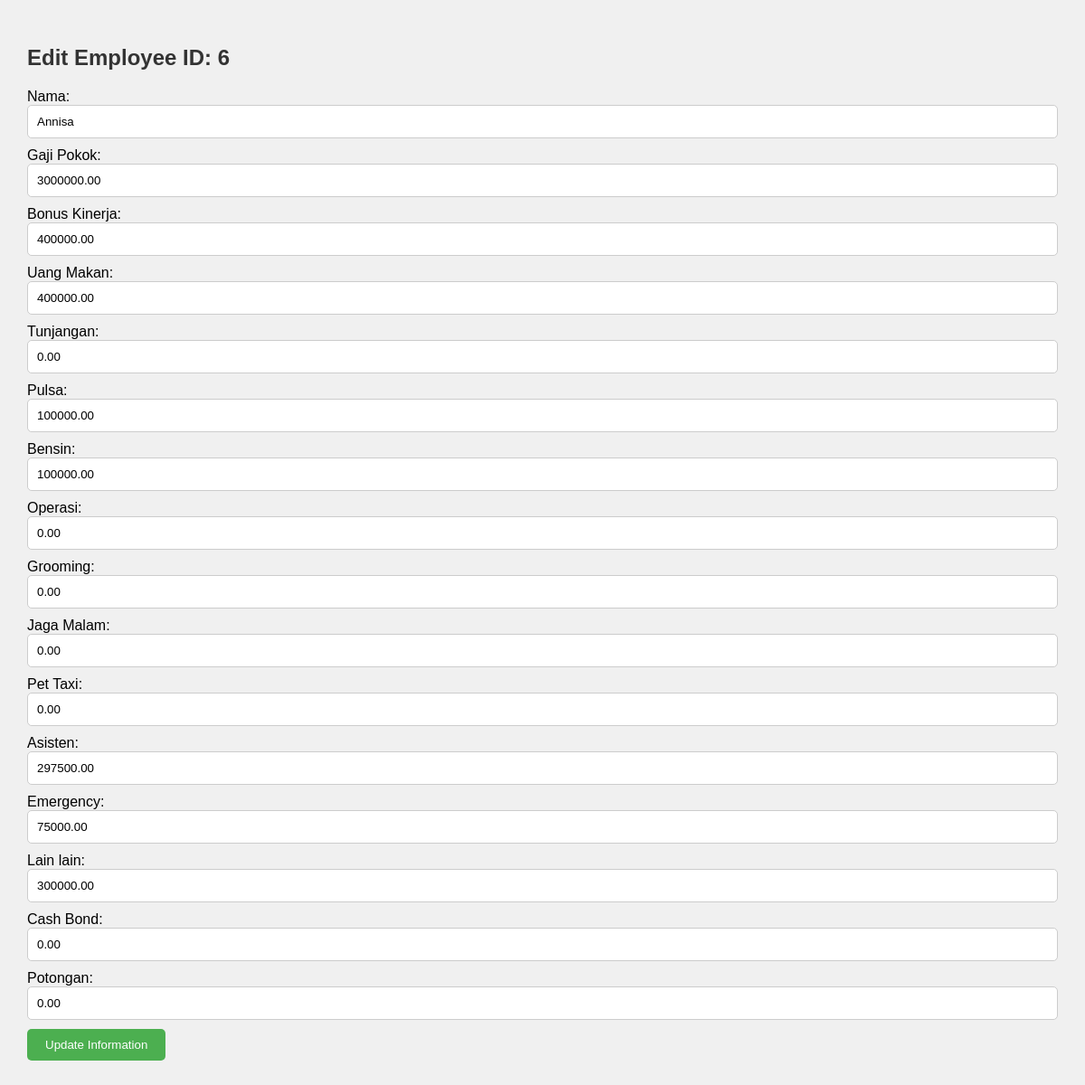
The app's page /edit_employee.php?id=6 with its own data.
### tables this page shows
CREATE TABLE `employees` (
  `id` int(11) NOT NULL,
  `nama` varchar(100) NOT NULL,
  `gaji_pokok` decimal(10,2) NOT NULL,
  `bonus_kinerja` decimal(10,2) NOT NULL,
  `uang_makan` decimal(10,2) NOT NULL,
  `tunjangan` decimal(10,2) NOT NULL,
  `pulsa` decimal(10,2) NOT NULL,
  `bensin` decimal(10,2) NOT NULL,
  `operasi` decimal(10,2) NOT NULL,
  `grooming` decimal(10,2) NOT NULL,
  `jaga_malam` decimal(10,2) NOT NULL,
  `pet_taxi` decimal(10,2) NOT NULL,
  `asisten` decimal(10,2) NOT NULL,
  `emergency` decimal(10,2) NOT NULL,
  `lain_lain` decimal(10,2) NOT NULL,
  `cash_bond` decimal(10,2) NOT NULL,
  `potongan` decimal(10,2) NOT NULL
);

### edit_employee.php (the view, shortened to what this page needs)
<?php
    if ($_SERVER["REQUEST_METHOD"] == "GET" && isset($_GET['id'])) {
        include 'db_connect.php';
        $employee_id = $_GET['id'];
        $sql = "SELECT * FROM employees WHERE id = $employee_id";
        $result = $conn->query($sql);
        if ($result && $result->num_rows > 0) {
            $row = $result->fetch_assoc();
            ?>
<!DOCTYPE html>
<html lang="en">
<head>
</head>
<body>
<h2>Edit Employee ID: <?php echo $row['id']; ?></h2>
            <form action="edit_employee.php" method="post">
                Nama: <input type="text" name="nama" value="<?php echo $row['nama']; ?>"><br>
                Gaji Pokok: <input type="text" name="gaji_pokok" value="<?php echo $row['gaji_pokok']; ?>"><br>
                Bonus Kinerja: <input type="text" name="bonus_kinerja" value="<?php echo $row['bonus_kinerja']; ?>"><br>
                Uang Makan: <input type="text" name="uang_makan" value="<?php echo $row['uang_makan']; ?>"><br>
                Tunjangan: <input type="text" name="tunjangan" value="<?php echo $row['tunjangan']; ?>"><br>
                Pulsa: <input type="text" name="pulsa" value="<?php echo $row['pulsa']; ?>"><br>
                Bensin: <input type="text" name="bensin" value="<?php echo $row['bensin']; ?>"><br>
                Operasi: <input type="text" name="operasi" value="<?php echo $row['operasi']; ?>"><br>
                Grooming: <input type="text" name="grooming" value="<?php echo $row['grooming']; ?>"><br>
                Jaga Malam: <input type="text" name="jaga_malam" value="<?php echo $row['jaga_malam']; ?>"><br>
                Pet Taxi: <input type="text" name="pet_taxi" value="<?php echo $row['pet_taxi']; ?>"><br>
                Asisten: <input type="text" name="asisten" value="<?php echo $row['asisten']; ?>"><br>
                Emergency: <input type="text" name="emergency" value="<?php echo $row['emergency']; ?>"><br>
                Lain lain: <input type="text" name="lain_lain" value="<?php echo $row['lain_lain']; ?>"><br>
                Cash Bond: <input type="text" name="cash_bond" value="<?php echo $row['cash_bond']; ?>"><br>
                Potongan: <input type="text" name="potongan" value="<?php echo $row['potongan']; ?>"><br>
                <input type="submit" value="Update Information">
            </form>
            <?php
        } else {
            echo "No employee found with ID: $employee_id";
        }
    }
?>
</body>
</html>

### edit_employee.php (style rules this page uses)
body { font-family: Arial, sans-serif; margin: 20px; padding: 10px; background-color: #f0f0f0; }
h2 { color: #333; margin-bottom: 20px; }
form { margin-top: 20px; }
input[type="text"], input[type="number"] { width: 100%; padding: 10px; margin-bottom: 10px; border: 1px solid #ccc; border-radius: 5px; box-sizing: border-box; }
input[type="submit"] { background-color: #4caf50; color: #fff; padding: 10px 20px; border: none; border-radius: 5px; cursor: pointer; }

### records on screen
employees: id "6", nama "Annisa", gaji_pokok "3000000.00", bonus_kinerja "400000.00", uang_makan "400000.00", tunjangan "0.00", pulsa "100000.00", bensin "100000.00", operasi "0.00", grooming "0.00", jaga_malam "0.00", pet_taxi "0.00", asisten "297500.00", emergency "75000.00", lain_lain "300000.00", cash_bond "0.00", potongan "0.00"
